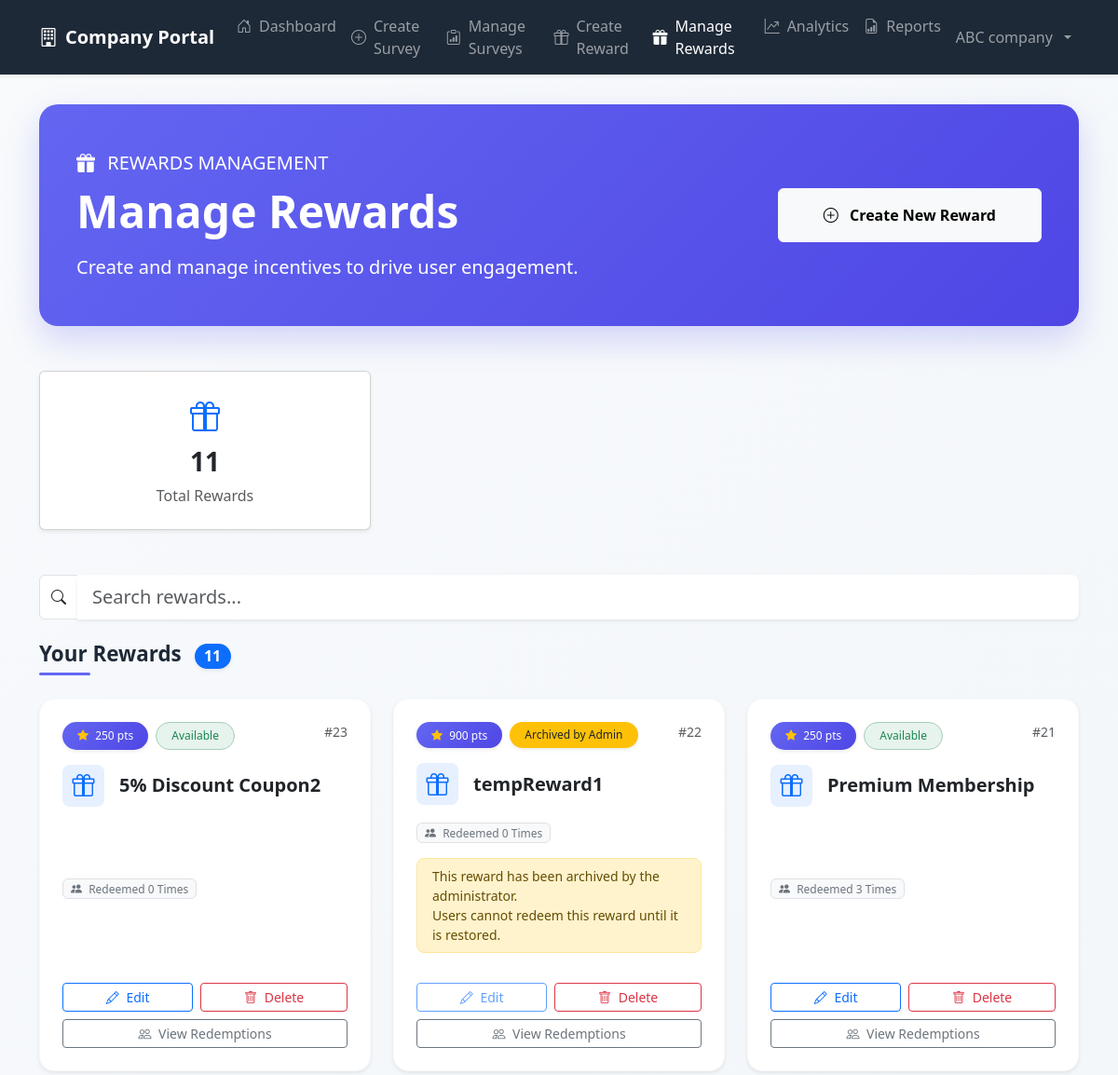
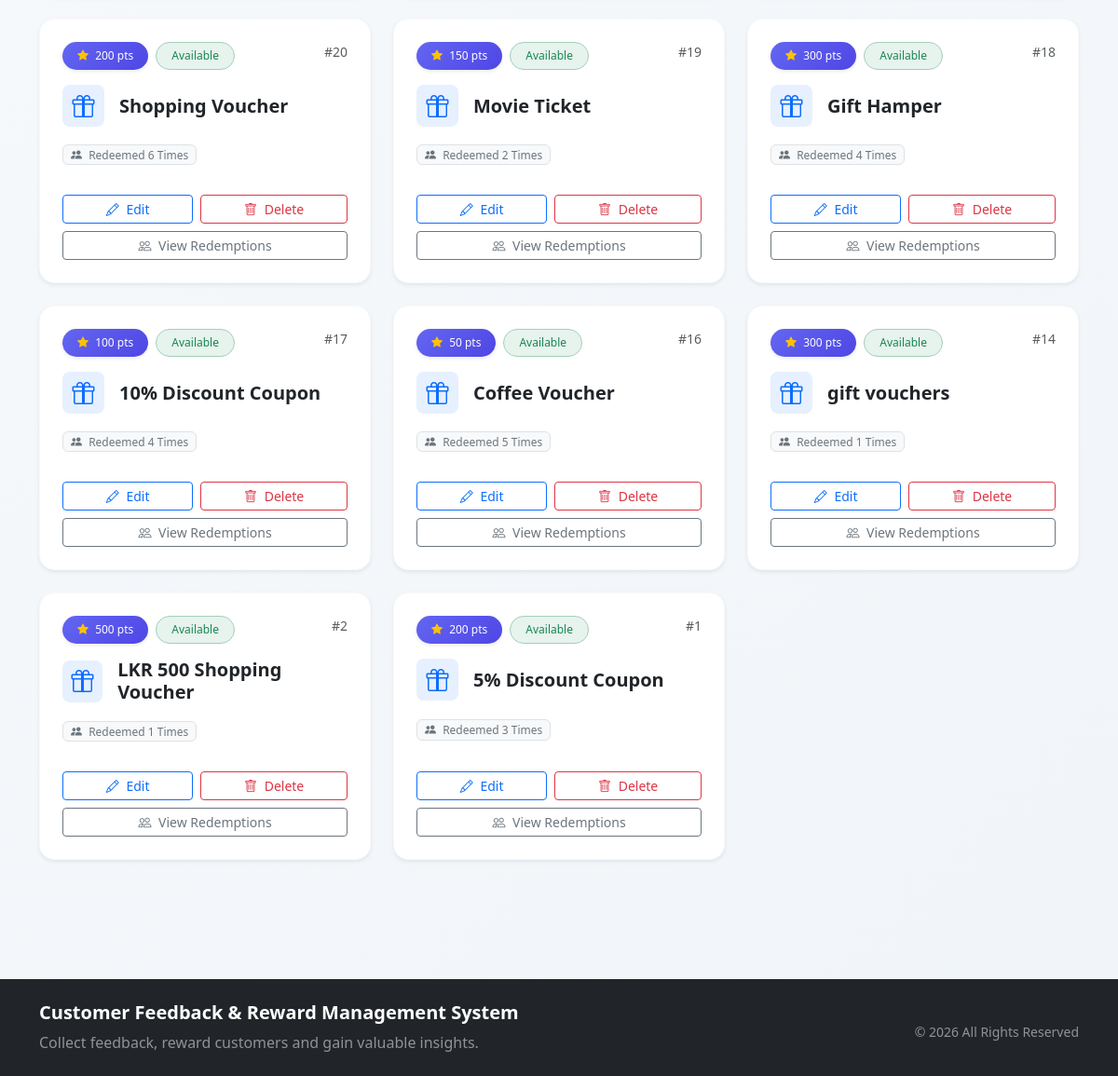
The page /company/manage_rewards.php (signed in) on the database its author committed (2 pictures, top to bottom).
### tables this page shows
CREATE TABLE `rewards` (
  `reward_id` int NOT NULL AUTO_INCREMENT,
  `company_id` int NOT NULL,
  `reward_name` varchar(200) NOT NULL,
  `points_required` int NOT NULL,
  `status` enum('available','archived') DEFAULT 'available',
  PRIMARY KEY (`reward_id`),
  KEY `company_id` (`company_id`),
  KEY `idx_status` (`status`),
  CONSTRAINT `fk_rewards_company` FOREIGN KEY (`company_id`) REFERENCES `companies` (`company_id`) ON DELETE CASCADE
);

### company/manage_rewards.php (the view, shortened to what this page needs)
<?php
include("../config/db.php");
$company_id = $_SESSION['company_id'];
$query = "
SELECT rewards.*, COUNT(redemptions.redemption_id) AS redemption_count
FROM rewards
LEFT JOIN redemptions ON rewards.reward_id = redemptions.reward_id
WHERE rewards.company_id = '$company_id'
GROUP BY rewards.reward_id
ORDER BY rewards.reward_id DESC
";
$result = mysqli_query($conn, $query);
?>
<!DOCTYPE html>
<html lang="en">
<head>
    <link href="https://cdn.jsdelivr.net/npm/bootstrap@5.3.6/dist/css/bootstrap.min.css" rel="stylesheet">
    <link href="https://cdn.jsdelivr.net/npm/bootstrap-icons@1.11.3/font/bootstrap-icons.css" rel="stylesheet">
</head>
<body>
    <?php include("../includes/company_navbar.php"); ?>
    <div class="container dashboard-container">
        <div class="hero-section">
            <div class="row align-items-center">
                <div class="col-lg-8">
                    <p class="mb-2 opacity-90 fs-5">
                        <i class="bi bi-gift-fill me-2"></i>
                        REWARDS MANAGEMENT
                    </p>
                    <h1 class="display-5 fw-bold mb-3">Manage Rewards</h1>
                    <p class="lead opacity-90 mb-0">
                        Create and manage incentives to drive user engagement.
                    </p>
                </div>
                <div class="col-lg-4 text-lg-end mt-4 mt-lg-0">
                    <a href="create_reward.php" class="btn btn-light px-5 py-3 fw-semibold">
                        <i class="bi bi-plus-circle me-2"></i>
                        Create New Reward
                    </a>
                </div>
            </div>
        </div>
        <?php if (mysqli_num_rows($result) > 0): ?>
            <div class="row g-4 mb-5">
                <div class="col-md-4">
                    <div class="card shadow-sm text-center p-4">
                        <div class="text-primary mb-2">
                            <i class="bi bi-gift fs-2"></i>
                        </div>
                        <h3 class="fw-bold"><?php echo mysqli_num_rows($result); ?></h3>
                        <p class="text-muted mb-0">Total Rewards</p>
                    </div>
                </div>
            </div>
            <div class="mb-4">
                <div class="input-group">
                    <span class="input-group-text bg-white">
                        <i class="bi bi-search"></i>
                    </span>
                    <input
                        type="text"
                        id="searchInput"
                        class="form-control form-control-lg border-0 shadow-sm"
                        placeholder="Search rewards...">
                </div>
            </div>
            <div class="mb-4">
                <h4 class="section-title">Your Rewards <span class="badge bg-primary ms-2 fs-6 rounded-pill shadow-sm"><?php echo mysqli_num_rows($result); ?></span></h4>
            </div>
            <div class="row g-4" id="rewardsGrid">
                <?php
                mysqli_data_seek($result, 0);
                while($row = mysqli_fetch_assoc($result)):
                ?>
                    <div class="col-lg-4 col-md-6 reward-item">
                        <div class="reward-card card shadow-sm border border-light h-100 rounded-4">
                            <div class="card-body d-flex flex-column p-4">
                                <div class="d-flex justify-content-between align-items-start mb-3">
                                    <div class="d-flex flex-wrap gap-2">
                                        <span class="badge points-badge rounded-pill px-3 py-2 fw-medium shadow-sm">
                                            <i class="bi bi-star-fill text-warning me-1"></i> <?php echo number_format($row['points_required']); ?> pts
                                        </span>
                                        <?php if (isset($row['status']) && strtolower($row['status']) === 'archived'): ?>
                                            <span class="badge bg-warning text-dark rounded-pill px-3 py-2 fw-medium shadow-sm">Archived by Admin</span>
                                        <?php else: ?>
                                            <span class="badge bg-success bg-opacity-10 text-success border border-success-subtle rounded-pill px-3 py-2 fw-medium">Available</span>
                                        <?php endif; ?>
                                    </div>
                                    <div class="text-muted small fw-medium">#<?php echo $row['reward_id']; ?></div>
                                </div>
                                <div class="d-flex align-items-center mb-3">
                                    <div class="bg-primary bg-opacity-10 text-primary rounded-3 p-2 me-3 d-flex align-items-center justify-content-center" style="width: 45px; height: 45px;">
                                        <i class="bi bi-gift fs-4"></i>
                                    </div>
                                    <h5 class="card-title fw-bold mb-0 text-dark"><?php echo htmlspecialchars($row['reward_name']); ?></h5>
                                </div>
                                <div class="mb-3 mt-auto">
                                    <span class="badge bg-light text-secondary border px-2 py-1 fs-7 fw-medium">
                                        <i class="bi bi-people-fill me-1"></i> Redeemed <?php echo (int)$row['redemption_count']; ?> Times
                                    </span>
                                    <?php if (isset($row['status']) && strtolower($row['status']) === 'archived'): ?>
                                        <div class="alert alert-warning py-2 px-3 mt-3 mb-0 small rounded-3">
                                            This reward has been archived by the administrator.<br>
                                            Users cannot redeem this reward until it is restored.
                                        </div>
                                    <?php endif; ?>
                                </div>
                                <div class="mt-auto pt-3 d-flex flex-wrap gap-2">
                                    <?php if (isset($row['status']) && strtolower($row['status']) === 'archived'): ?>
                                        <button class="btn btn-outline-primary btn-sm flex-fill fw-medium disabled" disabled>
                                            <i class="bi bi-pencil me-1"></i> Edit
                                        </button>
                                    <?php else: ?>
                                        <a href="edit_reward.php?id=<?php echo $row['reward_id']; ?>"
                                           class="btn btn-outline-primary btn-sm flex-fill fw-medium">
                                            <i class="bi bi-pencil me-1"></i> Edit
                                        </a>
                                    <?php endif; ?>
                                    <button type="button"
                                       class="btn btn-outline-danger btn-sm flex-fill fw-medium"
                                       data-bs-toggle="modal"
                                       data-bs-target="#deleteRewardModal"
                                       data-reward-id="<?php echo $row['reward_id']; ?>"
                                       // Escape output to prevent Cross-Site Scripting (XSS) attacks.
                                       data-reward-name="<?php echo htmlspecialchars($row['reward_name'], ENT_QUOTES); ?>">
                                        <i class="bi bi-trash me-1"></i> Delete
                                    </button>
                                    <a href="view_redemptions.php?reward_id=<?php echo $row['reward_id']; ?>"
                                       class="btn btn-outline-secondary btn-sm w-100 fw-medium">
                                        <i class="bi bi-people me-1"></i> View Redemptions
                                    </a>
                                </div>
                            </div>
                        </div>
                    </div>
                <?php endwhile; ?>
            </div>
        <?php endif; ?>
    </div>
    <?php include('../includes/footer.php'); ?>
</body>
</html>

### company/manage_rewards.php (style rules this page uses)
:root { --primary: #6366f1; --primary-dark: #4f46e5; --success: #10b981; --dark: #1e2937; }
body { background: linear-gradient(135deg, #f8fafc 0%, #f1f5f9 100%); font-family: 'Segoe UI', system-ui, -apple-system, sans-serif; min-height: 100vh; }
.dashboard-container { padding-top: 2rem; padding-bottom: 5rem; }
.hero-section { background: linear-gradient(135deg, #6366f1 0%, #4f46e5 100%); color: white; border-radius: 20px; padding: 3rem 2.5rem; margin-bottom: 3rem; box-shadow: 0 15px 35px rgba(99, 102, 241, 0.25); }
.reward-card { border: none; border-radius: 18px; transition: all 0.3s cubic-bezier(0.4, 0, 0.2, 1); height: 100%; }
.points-badge { background: linear-gradient(135deg, #6366f1, #4f46e5); color: white; font-weight: 700; }
.section-title { font-size: 1.4rem; font-weight: 600; color: var(--dark); position: relative; display: inline-block; }
.section-title:after { content: ''; position: absolute; bottom: -7px; left: 0; width: 55px; height: 3px; background: var(--primary); border-radius: 3px; }

### rows shown on the page
rewards: points_required "250", status "Available", reward_id "23", reward_name "5% Discount Coupon2", redemption_count "0"
rewards: points_required "900", status "Archived by Admin", reward_id "22", reward_name "tempReward1", redemption_count "0", shows "This reward has been archived by the administrator."
rewards: points_required "250", status "Available", reward_id "21", reward_name "Premium Membership", redemption_count "3"
rewards: points_required "200", status "Available", reward_id "20", reward_name "Shopping Voucher", redemption_count "6"
rewards: points_required "150", status "Available", reward_id "19", reward_name "Movie Ticket", redemption_count "2"
rewards: points_required "300", status "Available", reward_id "18", reward_name "Gift Hamper", redemption_count "4"
rewards: points_required "100", status "Available", reward_id "17", reward_name "10% Discount Coupon", redemption_count "4"
rewards: points_required "50", status "Available", reward_id "16", reward_name "Coffee Voucher", redemption_count "5"
rewards: points_required "300", status "Available", reward_id "14", reward_name "gift vouchers", redemption_count "1"
rewards: points_required "500", status "Available", reward_id "2", reward_name "LKR 500 Shopping Voucher", redemption_count "1"
rewards: points_required "200", status "Available", reward_id "1", reward_name "5% Discount Coupon", redemption_count "3"

### other values the page prints
$_SESSION['company_name'] "ABC company"
mysqli_num_rows($result) "11"
